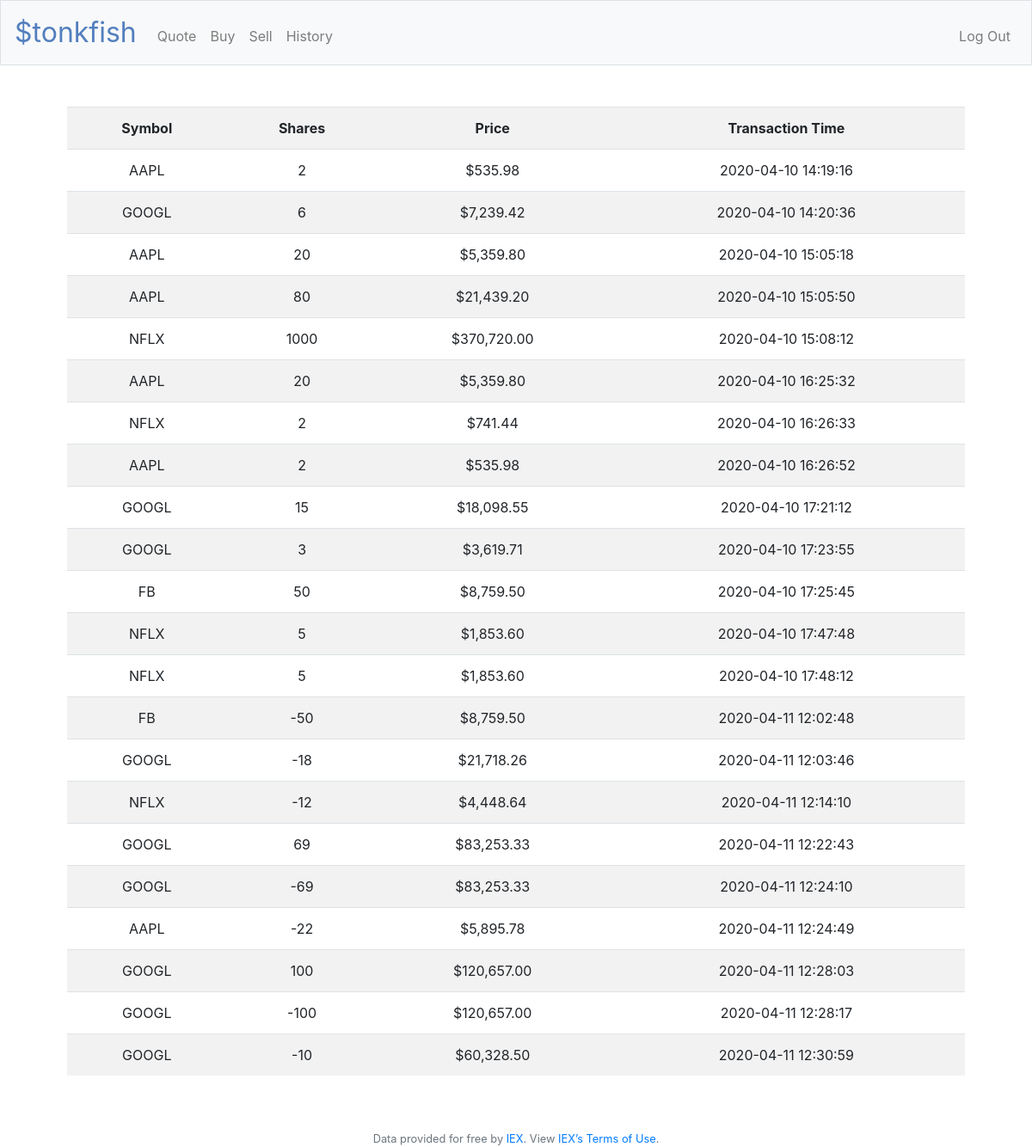
Screenshot of /history (signed in) with the database file from the repository.
### tables this page shows
CREATE TABLE 'history'(
'transaction_id' INTEGER PRIMARY KEY AUTOINCREMENT NOT NULL,
'user_id' INTEGER,
'symbol' TEXT NOT NULL,
'stocks' INTEGER NOT NULL,
'price' FLOAT NOT NULL,
'datetime' TEXT NOT NULL,
FOREIGN KEY (user_id) REFERENCES users(id)
);

### application.py (the view)
@app.route("/history")
@login_required
def history():
    history = db.execute("SELECT * FROM history WHERE user_id = :user_id", user_id=session["user_id"])
    for row in history:
        row["price"] = usd(row["price"])
        row["datetime"] = row["datetime"][:19]
    return render_template("history.html", history = history)

### application.py (called while the page is built)
@app.after_request
def after_request(response):
    response.headers["Cache-Control"] = "no-cache, no-store, must-revalidate"
    response.headers["Expires"] = 0
    response.headers["Pragma"] = "no-cache"
    return response

### helpers.py (called while the page is built)
def login_required(f):
    @wraps(f)
    def decorated_function(*args, **kwargs):
        if session.get("user_id") is None:
            return redirect("/login")
        return f(*args, **kwargs)
    return decorated_function

def usd(value):
    return f"${value:,.2f}"

### templates/history.html (shortened to what this page needs)
{% extends "layout.html" %}
{% block main %}
    <table class="table table-striped">
        <tr>
            <th>Symbol</th>
            <th>Shares</th>
            <th>Price</th>
            <th>Transaction Time</th>
        </tr>
        {% for row in history %}
        <tr>
            <td>{{ row["symbol"] }}</td>
            <td>{{ row["stocks"] }}</td>
            <td>{{ row["price"] }}</td>
            <td>{{ row["datetime"] }}</td>
        </tr>
        {% endfor %}
    </table>
{% endblock %}

### templates/layout.html (shortened to what this page needs)
<!DOCTYPE html>
<html lang="en">
    <head>
        <link href="https://maxcdn.bootstrapcdn.com/bootstrap/4.1.3/css/bootstrap.min.css" rel="stylesheet">
        <link href="/static/styles.css" rel="stylesheet">
    </head>
    <body>
        <nav class="navbar navbar-expand-md navbar-light bg-light border">
            <a class="navbar-brand" href="/"><span class="blue">$tonkfish</span></a>
            <div class="collapse navbar-collapse" id="navbar">
                {% if session.user_id %}
                    <ul class="navbar-nav mr-auto mt-2">
                        <li class="nav-item"><a class="nav-link" href="/quote">Quote</a></li>
                        <li class="nav-item"><a class="nav-link" href="/buy">Buy</a></li>
                        <li class="nav-item"><a class="nav-link" href="/sell">Sell</a></li>
                        <li class="nav-item"><a class="nav-link" href="/history">History</a></li>
                    </ul>
                    <ul class="navbar-nav ml-auto mt-2">
                        <li class="nav-item"><a class="nav-link" href="/logout">Log Out</a></li>
                    </ul>
                {% else %}
                    <ul class="navbar-nav ml-auto mt-2">
                        <li class="nav-item"><a class="nav-link" href="/register">Register</a></li>
                        <li class="nav-item"><a class="nav-link" href="/login">Log In</a></li>
                    </ul>
                {% endif %}
            </div>
        </nav>
        <main class="container p-5">
            {% block main %}{% endblock %}
        </main>
        <footer class="small text-center text-muted">
            Data provided for free by <a href="https://iextrading.com/developer">IEX</a>. View <a href="https://iextrading.com/api-exhibit-a/">IEX’s Terms of Use</a>.
        </footer>
    </body>
</html>

### static/styles.css (style rules this page uses)
nav .navbar-brand { font-size: xx-large; }
nav .navbar-brand .blue { color: #537fbe; }
main { overflow-x: auto; text-align: center; }

### rows the page displays
history: symbol "AAPL", stocks "2", price "$535.98", datetime "2020-04-10 14:19:16"
history: symbol "GOOGL", stocks "6", price "$7,239.42", datetime "2020-04-10 14:20:36"
history: symbol "AAPL", stocks "20", price "$5,359.80", datetime "2020-04-10 15:05:18"
history: symbol "AAPL", stocks "80", price "$21,439.20", datetime "2020-04-10 15:05:50"
history: symbol "NFLX", stocks "1000", price "$370,720.00", datetime "2020-04-10 15:08:12"
history: symbol "AAPL", stocks "20", price "$5,359.80", datetime "2020-04-10 16:25:32"
history: symbol "NFLX", stocks "2", price "$741.44", datetime "2020-04-10 16:26:33"
history: symbol "AAPL", stocks "2", price "$535.98", datetime "2020-04-10 16:26:52"
history: symbol "GOOGL", stocks "15", price "$18,098.55", datetime "2020-04-10 17:21:12"
history: symbol "GOOGL", stocks "3", price "$3,619.71", datetime "2020-04-10 17:23:55"
history: symbol "FB", stocks "50", price "$8,759.50", datetime "2020-04-10 17:25:45"
history: symbol "NFLX", stocks "5", price "$1,853.60", datetime "2020-04-10 17:47:48"
history: symbol "NFLX", stocks "5", price "$1,853.60", datetime "2020-04-10 17:48:12"
history: symbol "FB", stocks "-50", price "$8,759.50", datetime "2020-04-11 12:02:48"
history: symbol "GOOGL", stocks "-18", price "$21,718.26", datetime "2020-04-11 12:03:46"
history: symbol "NFLX", stocks "-12", price "$4,448.64", datetime "2020-04-11 12:14:10"
history: symbol "GOOGL", stocks "69", price "$83,253.33", datetime "2020-04-11 12:22:43"
history: symbol "GOOGL", stocks "-69", price "$83,253.33", datetime "2020-04-11 12:24:10"
history: symbol "AAPL", stocks "-22", price "$5,895.78", datetime "2020-04-11 12:24:49"
history: symbol "GOOGL", stocks "100", price "$120,657.00", datetime "2020-04-11 12:28:03"
history: symbol "GOOGL", stocks "-100", price "$120,657.00", datetime "2020-04-11 12:28:17"
history: symbol "GOOGL", stocks "-10", price "$60,328.50", datetime "2020-04-11 12:30:59"
